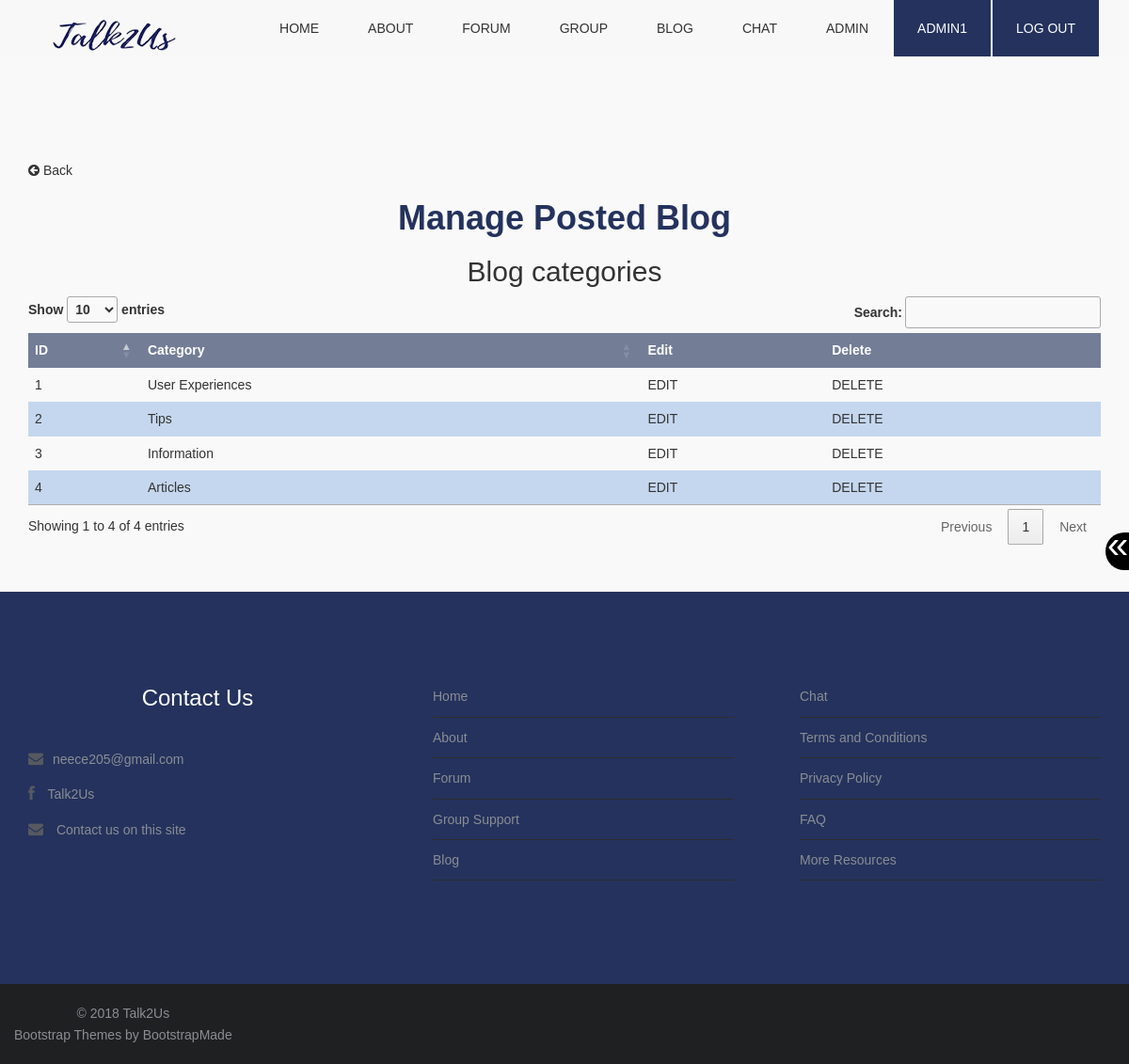
The app's page /managePosted.php (signed in) with its own data.
### tables this page shows
CREATE TABLE `blogcategory` (
  `blogCatID` int(10) NOT NULL,
  `blogCatName` varchar(255) NOT NULL
);

### managePosted.php (the view, shortened to what this page needs)
<?php
	require_once("function.php");
	include "database_conn.php";
	if(isset($_SESSION['userID'])){
		$accountID = $_SESSION['role'];
	}
	$sqlfaq = "SELECT *
	FROM blogcategory
	ORDER BY blogCatID";
	$rsfaq = mysqli_query($conn,$sqlfaq)
	or die(mysqli_error($conn));
	echo makePageStart("Talk2Us - Manage Posted Blog");
	echo makeNav("");
	echo resizeButtons();
?>
<section class="box">
	<div class="container top-content">
<?php
	if (isset($_SESSION['userID'])){
		if ($accountID == "1") {
			if (mysqli_affected_rows($conn)>0) {
?>
<a href="manageBlog.php" class="backButton"><p><i class="fa fa-arrow-circle-left fa-1x"></i> Back</p></a>
	<h1><strong>Manage Posted Blog</strong></h1>
	<h2>Blog categories</h2>
	<table id="postblogcattable">
		<thead>
			<tr>
				<th>ID</th>
				<th>Category</th>
				<th>Edit</th>
				<th>Delete</th>
			</tr>
		</thead>
		<tbody>
<?php
				while($row = mysqli_fetch_assoc($rsfaq)){
					$id				= 	$row["blogCatID"];
					$category		=	$row["blogCatName"];
					echo "<tr>";
					echo "<td>$id</td>";
					echo "<td><a href=\"managePostedBlog.php?catid=$id\">$category</a></td>";
					echo "<td><a href=\"editBlogCat.php?catid=$id\">EDIT</a></td>";
					echo "<td><a onClick=\"javascript: return confirm(' Are you sure you want to delete: $category? ');\" href=\"deleteBlogPost.php?blogid=$id\">DELETE</a></td>";
					echo "</tr>";
				}
				echo"</tbody>";
				echo"</table>";
			} else {
				echo noexist("posted blogs");
				echo "<a href=\"manageBlog.php\"><p>Return to manage blogs</p></a>";
				echo "<a href=\"admin.php\"><p>Return to admin page</p></a>";
			}
		} else {
			echo wronglog("Admins");
		}
	} else {
		echo nolog();
	}
?>
</div>
</section>
<?php
	echo makeFooter();
  ?>

### css/style.css (style rules this page uses)
body { font-family: Arial, Helvetica, sans-serif; font-size:14px; font-weight:300; line-height:1.6em; color:#333; background-color:#fff; }
hi,h2,h3,h4,h5,h6 { color:#333; line-height:1.1em; text-align: center; }
h1 { text-align:center; color: #24325D; }
p { color:#333; }
a { text-decoration:none; transition: all 0.1s ease-in-out; -moz-transition: all 0.1s ease-in-out; -webkit-transition: all 0.1s ease-in-out; -o-transition: all 0.1s ease-in-out; outline: none; color:#333; }
section.box { background-color:#f9f9f9; text-align:left; padding-top:50px; padding-bottom:50px; }
.inner-footer ul li,a { list-style:none; }
.top-content { margin-top: 120px !important; }
#submitblogtable td,th, #adminTable td,th,#userTable td,th,#contactTable td,th,#faqtable td,th,#faqquestable td,th, #dbCattable td,th , #applytable td,th , #postblogtable td,th , #submitblogtable td,th , #postblogcattable td,th , #repBlogtable td,th, #dbtopictable td,th, #groupmemtable td,th , #grouptable td,th,#repDBtable td,th,#repGStable td,th,#repChattable td,th { border-style: none !important; padding:0.5em !important; font-family: Arial, Helvetica, sans-serif !important; }
#submitblogtable th, #adminTable th,#userTable th,#contactTable th,#faqtable th,#faqquestable th,#dbCattable th,#applytable th,#postblogtable th,#submitblogtable th ,#postblogcattable th,#repBlogtable th,#dbtopictable th ,#groupmemtable th,#grouptable th,#repDBtable th,#repGStable th,#repChattable th { background-color: #737D96 !important; color: #FFFFFF !important; }
#submitblogtable tr:nth-of-type(even), #adminTable tr:nth-of-type(even),#userTable tr:nth-of-type(even),#contactTable tr:nth-of-type(even),#faqtable tr:nth-of-type(even),#faqquestable tr:nth-of-type(even),#dbCattable tr:nth-of-type(even),#applytable tr:nth-of-type(even),#postblogtable tr:nth-of-type(even),#submitblogtable tr:nth-of-type(even),#postblogcattable tr:nth-of-type(even),#repBlogtable tr:nth-of-type(even),#dbtopictable tr:nth-of-type(even),#groupmemtable tr:nth-of-type(even),#grouptable tr:nth-of-type(even),#repDBtable tr:nth-of-type(even),#repGStable tr:nth-of-type(even),#repChattable tr:nth-of-type(even) { background-color: #C5D7EF !important; }
#submitblogtable thead, #adminTable thead,#userTable thead,#contactTable thead,#faqtable thead,#faqquestable thead ,#dbCattable thead ,#applytable thead,#postblogtable thead,#submitblogtable thead ,#postblogcattable thead ,#repBlogtable thead,#dbtopictable thead,#groupmemtable thead,#grouptable thead,#repDBtable thead,#repGStable thead,#repChattable thead { background-color: #737D96 !important; color: #FFFFFF !important; }
.backButton { cursor: pointer; }

### records on screen
blogcategory: blogCatID "1", blogCatName "User Experiences"
blogcategory: blogCatID "2", blogCatName "Tips"
blogcategory: blogCatID "3", blogCatName "Information"
blogcategory: blogCatID "4", blogCatName "Articles"

### other values on screen
$_SESSION['username'] "ADMIN1"
